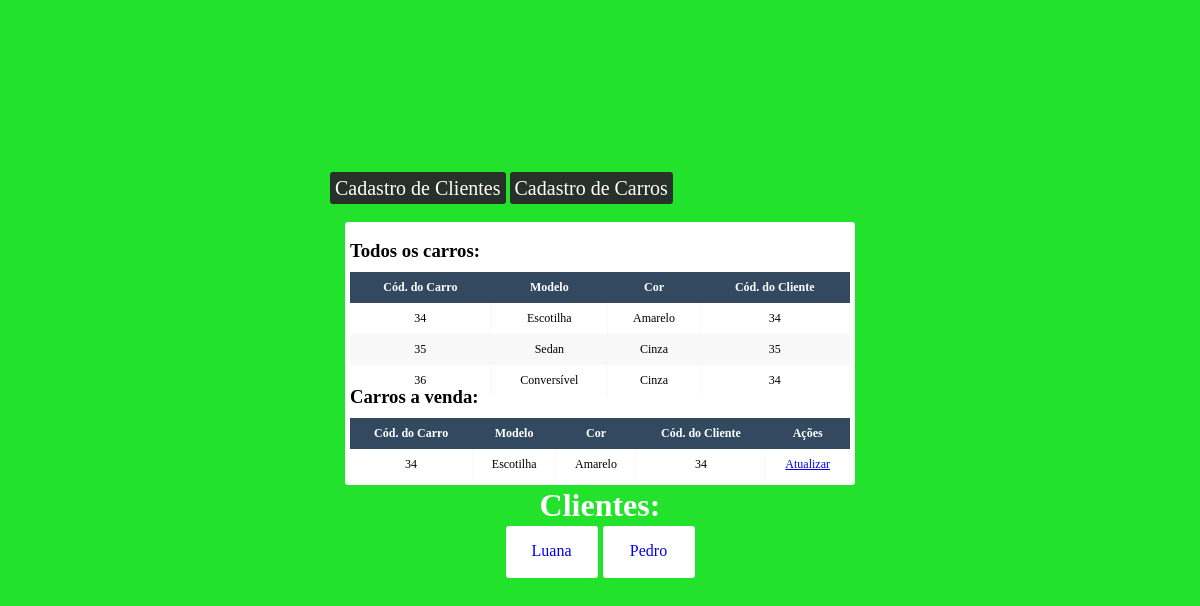
The page / on the database its author committed.
### tables this page shows
CREATE TABLE carros (id INTEGER PRIMARY KEY AUTOINCREMENT, modelo CHAR NOT NULL, id_cliente INTEGER NOT NULL, cor CHAR NOT NULL, venda CHAR);

CREATE TABLE venda (id INTEGER PRIMARY KEY AUTOINCREMENT, id_cliente NOT NULL, id_carro NOT NULL, modelo NOT NULL, cor NOT NULL);

CREATE TABLE clientes (id INTEGER PRIMARY KEY AUTOINCREMENT, nome CHAR NOT NULL, carros);

### app/__init__.py (the view)
@app.route('/', methods=['GET', 'POST'])
def home():
    try:
        connection = sqlite3.connect(_dir + '\\town.db')
        cursor = connection.cursor()
        query = "SELECT * FROM clientes;"
        result = cursor.execute(query)
        result = result.fetchall()
        query = f"SELECT * FROM carros;"
        carros = cursor.execute(query)
        carros = carros.fetchall()
        query = f"SELECT * FROM venda;"
        venda = cursor.execute(query)
        venda = venda.fetchall()
        return render_template("index.html", dados=result, carros=carros, venda=venda)
    except:
        return render_template("index.html")

### app/templates/index.html (shortened to what this page needs)
<div class="container">
    <div id="box">
        <a href="/cadastro/cliente" class="links">Cadastro de Clientes</a>
        <a href="/cadastro/carros" class="links">Cadastro de Carros</a>
        <h3>Todos os carros:</h3>
        <div class="table-wrapper">
            <table class="fl-table">
                <thead>
                    <tr>
                        <th>Cód. do Carro</th>
                        <th>Modelo</th>
                        <th>Cor</th>
                        <th>Cód. do Cliente</th>
                    </tr>
                </thead>
                <tbody>
                    {% for post in carros %}
                    <tr>
                        <td>{{post[0]}}</td>
                        <td>{{post[1]}}</td>
                        <td>{{post[3]}}</td>
                        <td>{{post[2]}}</td>
                    </tr>
                    {% endfor %}
                </tbody>
            </table>
        </div>
        <h3>Carros a venda:</h3>
        <div class="table-wrapper">
            <table class="fl-table">
            <thead>
                <tr>
                    <th>Cód. do Carro</th>
                    <th>Modelo</th>
                    <th>Cor</th>
                    <th>Cód. do Cliente</th>
                    <th>Ações</th>
                </tr>
            </thead>
            <tbody>
                {% for post in venda %}
                <tr>
                    <td>{{post[2]}}</td>
                    <td>{{post[3]}}</td>
                    <td>{{post[4]}}</td>
                    <td>{{post[1]}}</td>
                    <td><a href="/finalizar-venda/{{post[0]}}">Atualizar</a></td>
                </tr>
                {% endfor %}
            </tbody>
        </table>
</div>
    </div>
    <h1 id="client">Clientes:</h1>
    <div id="container_card">
        {% for post in dados %}
            <a href="/cliente/{{post[0]}}" class="card">{{post[1]}}</a>
        {% endfor %}
    </div>
</div>

### app/templates/index.html (style rules this page uses)
.container { width: 100vw; height: 100vh; background: #22e22c; display: flex; justify-content: center; align-items: center; flex-direction: column; gap: 2px; }
#box { width: 500px; height: auto; background: #fff; border-radius: 3px; position: relative; padding: 5px; }
h3 { margin: 0; position: relative; top: -10px; }
.card { width: 60px; height: 20px; background: rgb(255, 255, 255); border-radius: 3px; padding: 1rem; text-decoration: none; text-align: center; }
#container_card { display: flex; flex-direction: row; align-items: center; gap: 5px; }
#client { margin: 0%; color: #fff; }
.links { background-color: #283129; text-decoration: none; width: 100px; padding: 5px; font-size: 20px; color: white; border-radius: 3px; position: relative; top: -50px; left: -20px; }
.table-wrapper { margin: auto; }
.fl-table { border-radius: 5px; font-size: 12px; font-weight: normal; border: none; border-collapse: collapse; width: 100%; max-width: 100%; white-space: nowrap; background-color: white; }
.fl-table td, .fl-table th { text-align: center; padding: 8px; }
.fl-table td { border-right: 1px solid #f8f8f8; font-size: 12px; }
.fl-table thead th { color: #ffffff; background: #324960; }
.fl-table tr:nth-child(even) { background: #F8F8F8; }

### rows shown on the page
carros: id "34", modelo "Escotilha", cor "Amarelo", id_cliente "34"
carros: id "35", modelo "Sedan", cor "Cinza", id_cliente "35"
carros: id "36", modelo "Conversível", cor "Cinza", id_cliente "34"
venda: id_carro "34", modelo "Escotilha", cor "Amarelo", id_cliente "34"
clientes: nome "Luana"
clientes: nome "Pedro"
